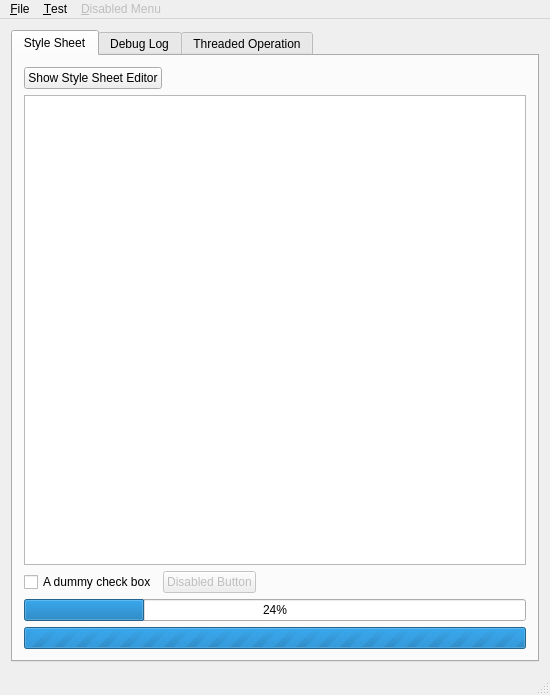
<?xml version="1.0" encoding="UTF-8"?>
<ui version="4.0">
 <class>MainWindow</class>
 <widget class="QMainWindow" name="MainWindow">
  <property name="geometry">
   <rect>
    <x>0</x>
    <y>0</y>
    <width>550</width>
    <height>695</height>
   </rect>
  </property>
  <property name="windowTitle">
   <string notr="true"/>
  </property>
  <widget class="QWidget" name="centralWidget">
   <layout class="QVBoxLayout" name="verticalLayout">
    <item>
     <widget class="QTabWidget" name="tabWidget">
      <property name="currentIndex">
       <number>0</number>
      </property>
      <widget class="QWidget" name="tabStyleSheet">
       <attribute name="title">
        <string>Style Sheet</string>
       </attribute>
       <layout class="QVBoxLayout" name="verticalLayout_2">
        <item>
         <layout class="QHBoxLayout" name="horizontalSpacer_3">
          <item>
           <widget class="QPushButton" name="buttonShowStyleSheetEditor">
            <property name="text">
             <string>Show Style Sheet Editor</string>
            </property>
           </widget>
          </item>
          <item>
           <spacer name="horizontalSpacer_2">
            <property name="orientation">
             <enum>Qt::Horizontal</enum>
            </property>
            <property name="sizeHint" stdset="0">
             <size>
              <width>40</width>
              <height>10</height>
             </size>
            </property>
           </spacer>
          </item>
         </layout>
        </item>
        <item>
         <widget class="QTextEdit" name="edit">
          <property name="lineWrapMode">
           <enum>QTextEdit::NoWrap</enum>
          </property>
         </widget>
        </item>
        <item>
         <layout class="QHBoxLayout" name="horizontalLayout">
          <item>
           <widget class="QCheckBox" name="checkBox">
            <property name="text">
             <string>A dummy check box</string>
            </property>
           </widget>
          </item>
          <item>
           <widget class="QPushButton" name="pushButton">
            <property name="enabled">
             <bool>false</bool>
            </property>
            <property name="text">
             <string>Disabled Button</string>
            </property>
           </widget>
          </item>
          <item>
           <spacer name="horizontalSpacer">
            <property name="orientation">
             <enum>Qt::Horizontal</enum>
            </property>
            <property name="sizeHint" stdset="0">
             <size>
              <width>40</width>
              <height>10</height>
             </size>
            </property>
           </spacer>
          </item>
         </layout>
        </item>
        <item>
         <widget class="QProgressBar" name="progressBar24Percents">
          <property name="value">
           <number>24</number>
          </property>
         </widget>
        </item>
        <item>
         <widget class="QProgressBar" name="progressBarIndeterminate">
          <property name="maximum">
           <number>0</number>
          </property>
          <property name="value">
           <number>-1</number>
          </property>
         </widget>
        </item>
       </layout>
      </widget>
      <widget class="QWidget" name="tabDebugLog">
       <attribute name="title">
        <string>Debug Log</string>
       </attribute>
       <layout class="QVBoxLayout" name="verticalLayout_3">
        <item>
         <layout class="QHBoxLayout" name="horizontalLayout_6">
          <item>
           <spacer name="horizontalSpacer_10">
            <property name="orientation">
             <enum>Qt::Horizontal</enum>
            </property>
            <property name="sizeHint" stdset="0">
             <size>
              <width>40</width>
              <height>10</height>
             </size>
            </property>
           </spacer>
          </item>
          <item>
           <widget class="QPushButton" name="buttonShowDebugLog">
            <property name="text">
             <string>&amp;Show Debug Log</string>
            </property>
           </widget>
          </item>
          <item>
           <widget class="QPushButton" name="buttonOpenLogFile">
            <property name="text">
             <string>&amp;Open Log File</string>
            </property>
           </widget>
          </item>
          <item>
           <spacer name="horizontalSpacer_11">
            <property name="orientation">
             <enum>Qt::Horizontal</enum>
            </property>
            <property name="sizeHint" stdset="0">
             <size>
              <width>40</width>
              <height>10</height>
             </size>
            </property>
           </spacer>
          </item>
         </layout>
        </item>
        <item>
         <spacer name="verticalSpacer">
          <property name="orientation">
           <enum>Qt::Vertical</enum>
          </property>
          <property name="sizeHint" stdset="0">
           <size>
            <width>20</width>
            <height>102</height>
           </size>
          </property>
         </spacer>
        </item>
        <item>
         <layout class="QHBoxLayout" name="horizontalLayout_7">
          <item>
           <spacer name="horizontalSpacer_12">
            <property name="orientation">
             <enum>Qt::Horizontal</enum>
            </property>
            <property name="sizeHint" stdset="0">
             <size>
              <width>40</width>
              <height>10</height>
             </size>
            </property>
           </spacer>
          </item>
          <item>
           <widget class="QLabel" name="labelMaxEntryCount">
            <property name="text">
             <string>Maximum Log Entry Count:</string>
            </property>
           </widget>
          </item>
          <item>
           <widget class="QSpinBox" name="spinMaxEntryCount">
            <property name="buttonSymbols">
             <enum>QAbstractSpinBox::NoButtons</enum>
            </property>
            <property name="keyboardTracking">
             <bool>false</bool>
            </property>
            <property name="minimum">
             <number>0</number>
            </property>
            <property name="maximum">
             <number>2147483647</number>
            </property>
           </widget>
          </item>
          <item>
           <spacer name="horizontalSpacer_13">
            <property name="orientation">
             <enum>Qt::Horizontal</enum>
            </property>
            <property name="sizeHint" stdset="0">
             <size>
              <width>40</width>
              <height>10</height>
             </size>
            </property>
           </spacer>
          </item>
         </layout>
        </item>
        <item>
         <spacer name="verticalSpacer_2">
          <property name="orientation">
           <enum>Qt::Vertical</enum>
          </property>
          <property name="sizeHint" stdset="0">
           <size>
            <width>20</width>
            <height>101</height>
           </size>
          </property>
         </spacer>
        </item>
        <item>
         <layout class="QHBoxLayout" name="horizontalLayout_8">
          <item>
           <widget class="QLabel" name="labelMessage">
            <property name="text">
             <string>Debug Message:</string>
            </property>
           </widget>
          </item>
          <item>
           <widget class="QLineEdit" name="editMessage"/>
          </item>
         </layout>
        </item>
        <item>
         <layout class="QHBoxLayout" name="horizontalLayout_2">
          <item>
           <spacer name="horizontalSpacer_4">
            <property name="orientation">
             <enum>Qt::Horizontal</enum>
            </property>
            <property name="sizeHint" stdset="0">
             <size>
              <width>40</width>
              <height>10</height>
             </size>
            </property>
           </spacer>
          </item>
          <item>
           <widget class="QPushButton" name="buttonAddInfo">
            <property name="text">
             <string>Add &amp;Info</string>
            </property>
           </widget>
          </item>
          <item>
           <widget class="QPushButton" name="buttonAddWarning">
            <property name="text">
             <string>Add &amp;Warning</string>
            </property>
           </widget>
          </item>
          <item>
           <widget class="QPushButton" name="buttonAddError">
            <property name="text">
             <string>Add &amp;Error</string>
            </property>
           </widget>
          </item>
          <item>
           <spacer name="horizontalSpacer_5">
            <property name="orientation">
             <enum>Qt::Horizontal</enum>
            </property>
            <property name="sizeHint" stdset="0">
             <size>
              <width>40</width>
              <height>10</height>
             </size>
            </property>
           </spacer>
          </item>
         </layout>
        </item>
       </layout>
      </widget>
      <widget class="QWidget" name="tabThreadedOperation">
       <attribute name="title">
        <string>Threaded Operation</string>
       </attribute>
       <layout class="QVBoxLayout" name="verticalLayout_4">
        <item>
         <spacer name="verticalSpacer_4">
          <property name="orientation">
           <enum>Qt::Vertical</enum>
          </property>
          <property name="sizeHint" stdset="0">
           <size>
            <width>20</width>
            <height>98</height>
           </size>
          </property>
         </spacer>
        </item>
        <item>
         <layout class="QHBoxLayout" name="horizontalLayout_3">
          <item>
           <spacer name="horizontalSpacer_6">
            <property name="orientation">
             <enum>Qt::Horizontal</enum>
            </property>
            <property name="sizeHint" stdset="0">
             <size>
              <width>40</width>
              <height>10</height>
             </size>
            </property>
           </spacer>
          </item>
          <item>
           <widget class="QPushButton" name="buttonLaunchThreadWithoutDialog">
            <property name="text">
             <string>Launch Thread Without Dialog</string>
            </property>
           </widget>
          </item>
          <item>
           <spacer name="horizontalSpacer_7">
            <property name="orientation">
             <enum>Qt::Horizontal</enum>
            </property>
            <property name="sizeHint" stdset="0">
             <size>
              <width>40</width>
              <height>10</height>
             </size>
            </property>
           </spacer>
          </item>
         </layout>
        </item>
        <item>
         <spacer name="verticalSpacer_5">
          <property name="orientation">
           <enum>Qt::Vertical</enum>
          </property>
          <property name="sizeType">
           <enum>QSizePolicy::Fixed</enum>
          </property>
          <property name="sizeHint" stdset="0">
           <size>
            <width>20</width>
            <height>20</height>
           </size>
          </property>
         </spacer>
        </item>
        <item>
         <layout class="QHBoxLayout" name="horizontalLayout_4">
          <item>
           <spacer name="horizontalSpacer_8">
            <property name="orientation">
             <enum>Qt::Horizontal</enum>
            </property>
            <property name="sizeHint" stdset="0">
             <size>
              <width>40</width>
              <height>10</height>
             </size>
            </property>
           </spacer>
          </item>
          <item>
           <widget class="QPushButton" name="buttonLaunchThreadWithDialog">
            <property name="text">
             <string>Launch Thread With Dialog</string>
            </property>
           </widget>
          </item>
          <item>
           <spacer name="horizontalSpacer_9">
            <property name="orientation">
             <enum>Qt::Horizontal</enum>
            </property>
            <property name="sizeHint" stdset="0">
             <size>
              <width>40</width>
              <height>10</height>
             </size>
            </property>
           </spacer>
          </item>
         </layout>
        </item>
        <item>
         <spacer name="verticalSpacer_3">
          <property name="orientation">
           <enum>Qt::Vertical</enum>
          </property>
          <property name="sizeHint" stdset="0">
           <size>
            <width>20</width>
            <height>97</height>
           </size>
          </property>
         </spacer>
        </item>
       </layout>
      </widget>
     </widget>
    </item>
   </layout>
  </widget>
  <widget class="QMenuBar" name="menuBar">
   <property name="geometry">
    <rect>
     <x>0</x>
     <y>0</y>
     <width>550</width>
     <height>21</height>
    </rect>
   </property>
   <widget class="QMenu" name="menu_File">
    <property name="title">
     <string>&amp;File</string>
    </property>
    <addaction name="actionQuit"/>
   </widget>
   <widget class="QMenu" name="menu_Test">
    <property name="title">
     <string>&amp;Test</string>
    </property>
    <addaction name="actionDisabledItem"/>
    <addaction name="separator"/>
    <addaction name="actionEnabledItem"/>
   </widget>
   <widget class="QMenu" name="menu_Disabled_Menu">
    <property name="enabled">
     <bool>false</bool>
    </property>
    <property name="title">
     <string>&amp;Disabled Menu</string>
    </property>
   </widget>
   <addaction name="menu_File"/>
   <addaction name="menu_Test"/>
   <addaction name="menu_Disabled_Menu"/>
  </widget>
  <widget class="QStatusBar" name="statusBar"/>
  <action name="actionQuit">
   <property name="text">
    <string>&amp;Quit</string>
   </property>
   <property name="shortcut">
    <string>Alt+F3</string>
   </property>
  </action>
  <action name="actionShowStyleSheetEditor">
   <property name="text">
    <string>Show &amp;Style Sheet Editor</string>
   </property>
  </action>
  <action name="actionDisabledItem">
   <property name="enabled">
    <bool>false</bool>
   </property>
   <property name="text">
    <string>&amp;Disabled Item</string>
   </property>
  </action>
  <action name="actionEnabledItem">
   <property name="enabled">
    <bool>true</bool>
   </property>
   <property name="text">
    <string>&amp;Enabled Item</string>
   </property>
  </action>
  <action name="actionShowDebugLog">
   <property name="text">
    <string>Show &amp;Debug Log</string>
   </property>
  </action>
  <action name="actionOpenLogFile">
   <property name="text">
    <string>&amp;Open Log File</string>
   </property>
  </action>
  <action name="actionAddInfo">
   <property name="text">
    <string>Add &amp;Info</string>
   </property>
  </action>
  <action name="actionAddWarning">
   <property name="text">
    <string>Add &amp;Warning</string>
   </property>
  </action>
  <action name="actionAddError">
   <property name="text">
    <string>Add &amp;Error</string>
   </property>
  </action>
  <action name="actionLaunchThreadWithoutDialog">
   <property name="text">
    <string>&amp;Launch Thread Without Dialog</string>
   </property>
  </action>
  <action name="actionLaunchThreadWithDialog">
   <property name="text">
    <string>Launch Thread &amp;With Dialog</string>
   </property>
  </action>
 </widget>
 <layoutdefault spacing="6" margin="11"/>
 <resources/>
 <connections>
  <connection>
   <sender>actionQuit</sender>
   <signal>triggered()</signal>
   <receiver>MainWindow</receiver>
   <slot>onActionQuit()</slot>
   <hints>
    <hint type="sourcelabel">
     <x>-1</x>
     <y>-1</y>
    </hint>
    <hint type="destinationlabel">
     <x>376</x>
     <y>306</y>
    </hint>
   </hints>
  </connection>
  <connection>
   <sender>actionShowStyleSheetEditor</sender>
   <signal>triggered()</signal>
   <receiver>MainWindow</receiver>
   <slot>onActionShowStyleSheetEditor()</slot>
   <hints>
    <hint type="sourcelabel">
     <x>-1</x>
     <y>-1</y>
    </hint>
    <hint type="destinationlabel">
     <x>376</x>
     <y>306</y>
    </hint>
   </hints>
  </connection>
  <connection>
   <sender>buttonShowStyleSheetEditor</sender>
   <signal>clicked()</signal>
   <receiver>actionShowStyleSheetEditor</receiver>
   <slot>trigger()</slot>
   <hints>
    <hint type="sourcelabel">
     <x>82</x>
     <y>73</y>
    </hint>
    <hint type="destinationlabel">
     <x>-1</x>
     <y>-1</y>
    </hint>
   </hints>
  </connection>
  <connection>
   <sender>spinMaxEntryCount</sender>
   <signal>valueChanged(int)</signal>
   <receiver>MainWindow</receiver>
   <slot>onMaxEntryCountChange(int)</slot>
   <hints>
    <hint type="sourcelabel">
     <x>341</x>
     <y>195</y>
    </hint>
    <hint type="destinationlabel">
     <x>274</x>
     <y>200</y>
    </hint>
   </hints>
  </connection>
  <connection>
   <sender>actionShowDebugLog</sender>
   <signal>triggered()</signal>
   <receiver>MainWindow</receiver>
   <slot>onActionShowDebugLog()</slot>
   <hints>
    <hint type="sourcelabel">
     <x>-1</x>
     <y>-1</y>
    </hint>
    <hint type="destinationlabel">
     <x>274</x>
     <y>200</y>
    </hint>
   </hints>
  </connection>
  <connection>
   <sender>buttonShowDebugLog</sender>
   <signal>clicked()</signal>
   <receiver>actionShowDebugLog</receiver>
   <slot>trigger()</slot>
   <hints>
    <hint type="sourcelabel">
     <x>233</x>
     <y>73</y>
    </hint>
    <hint type="destinationlabel">
     <x>-1</x>
     <y>-1</y>
    </hint>
   </hints>
  </connection>
  <connection>
   <sender>actionOpenLogFile</sender>
   <signal>triggered()</signal>
   <receiver>MainWindow</receiver>
   <slot>onActionOpenLogFile()</slot>
   <hints>
    <hint type="sourcelabel">
     <x>-1</x>
     <y>-1</y>
    </hint>
    <hint type="destinationlabel">
     <x>274</x>
     <y>200</y>
    </hint>
   </hints>
  </connection>
  <connection>
   <sender>buttonOpenLogFile</sender>
   <signal>clicked()</signal>
   <receiver>actionOpenLogFile</receiver>
   <slot>trigger()</slot>
   <hints>
    <hint type="sourcelabel">
     <x>321</x>
     <y>73</y>
    </hint>
    <hint type="destinationlabel">
     <x>-1</x>
     <y>-1</y>
    </hint>
   </hints>
  </connection>
  <connection>
   <sender>actionAddInfo</sender>
   <signal>triggered()</signal>
   <receiver>MainWindow</receiver>
   <slot>onActionAddInfo()</slot>
   <hints>
    <hint type="sourcelabel">
     <x>-1</x>
     <y>-1</y>
    </hint>
    <hint type="destinationlabel">
     <x>274</x>
     <y>200</y>
    </hint>
   </hints>
  </connection>
  <connection>
   <sender>buttonAddInfo</sender>
   <signal>clicked()</signal>
   <receiver>actionAddInfo</receiver>
   <slot>trigger()</slot>
   <hints>
    <hint type="sourcelabel">
     <x>193</x>
     <y>346</y>
    </hint>
    <hint type="destinationlabel">
     <x>-1</x>
     <y>-1</y>
    </hint>
   </hints>
  </connection>
  <connection>
   <sender>actionAddWarning</sender>
   <signal>triggered()</signal>
   <receiver>MainWindow</receiver>
   <slot>onActionAddWarning()</slot>
   <hints>
    <hint type="sourcelabel">
     <x>-1</x>
     <y>-1</y>
    </hint>
    <hint type="destinationlabel">
     <x>274</x>
     <y>200</y>
    </hint>
   </hints>
  </connection>
  <connection>
   <sender>buttonAddWarning</sender>
   <signal>clicked()</signal>
   <receiver>actionAddWarning</receiver>
   <slot>trigger()</slot>
   <hints>
    <hint type="sourcelabel">
     <x>274</x>
     <y>346</y>
    </hint>
    <hint type="destinationlabel">
     <x>-1</x>
     <y>-1</y>
    </hint>
   </hints>
  </connection>
  <connection>
   <sender>actionAddError</sender>
   <signal>triggered()</signal>
   <receiver>MainWindow</receiver>
   <slot>onActionAddError()</slot>
   <hints>
    <hint type="sourcelabel">
     <x>-1</x>
     <y>-1</y>
    </hint>
    <hint type="destinationlabel">
     <x>274</x>
     <y>200</y>
    </hint>
   </hints>
  </connection>
  <connection>
   <sender>buttonAddError</sender>
   <signal>clicked()</signal>
   <receiver>actionAddError</receiver>
   <slot>trigger()</slot>
   <hints>
    <hint type="sourcelabel">
     <x>355</x>
     <y>346</y>
    </hint>
    <hint type="destinationlabel">
     <x>-1</x>
     <y>-1</y>
    </hint>
   </hints>
  </connection>
  <connection>
   <sender>buttonLaunchThreadWithoutDialog</sender>
   <signal>clicked()</signal>
   <receiver>actionLaunchThreadWithoutDialog</receiver>
   <slot>trigger()</slot>
   <hints>
    <hint type="sourcelabel">
     <x>273</x>
     <y>180</y>
    </hint>
    <hint type="destinationlabel">
     <x>-1</x>
     <y>-1</y>
    </hint>
   </hints>
  </connection>
  <connection>
   <sender>buttonLaunchThreadWithDialog</sender>
   <signal>clicked()</signal>
   <receiver>actionLaunchThreadWithDialog</receiver>
   <slot>trigger()</slot>
   <hints>
    <hint type="sourcelabel">
     <x>273</x>
     <y>240</y>
    </hint>
    <hint type="destinationlabel">
     <x>-1</x>
     <y>-1</y>
    </hint>
   </hints>
  </connection>
  <connection>
   <sender>actionLaunchThreadWithoutDialog</sender>
   <signal>triggered()</signal>
   <receiver>MainWindow</receiver>
   <slot>onActionLaunchThreadWithoutDialog()</slot>
   <hints>
    <hint type="sourcelabel">
     <x>-1</x>
     <y>-1</y>
    </hint>
    <hint type="destinationlabel">
     <x>274</x>
     <y>200</y>
    </hint>
   </hints>
  </connection>
  <connection>
   <sender>actionLaunchThreadWithDialog</sender>
   <signal>triggered()</signal>
   <receiver>MainWindow</receiver>
   <slot>onActionLaunchThreadWithDialog()</slot>
   <hints>
    <hint type="sourcelabel">
     <x>-1</x>
     <y>-1</y>
    </hint>
    <hint type="destinationlabel">
     <x>274</x>
     <y>200</y>
    </hint>
   </hints>
  </connection>
 </connections>
 <slots>
  <slot>onActionQuit()</slot>
  <slot>onActionShowStyleSheetEditor()</slot>
  <slot>onActionShowDebugLog()</slot>
  <slot>onActionAddInfo()</slot>
  <slot>onActionAddWarning()</slot>
  <slot>onActionAddError()</slot>
  <slot>onActionOpenLogFile()</slot>
  <slot>onMaxEntryCountChange(int)</slot>
  <slot>onActionLaunchThreadWithoutDialog()</slot>
  <slot>onActionLaunchThreadWithDialog()</slot>
 </slots>
</ui>
